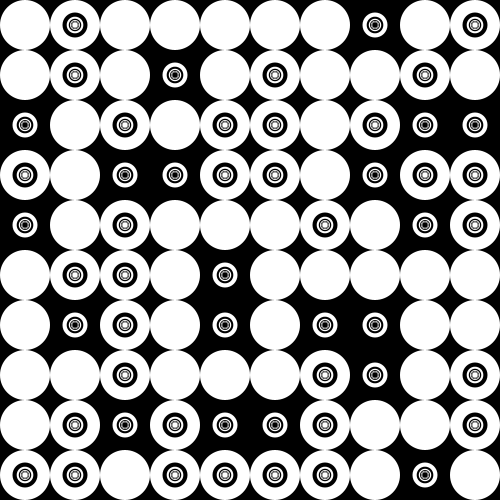
Frame 1 (no input)
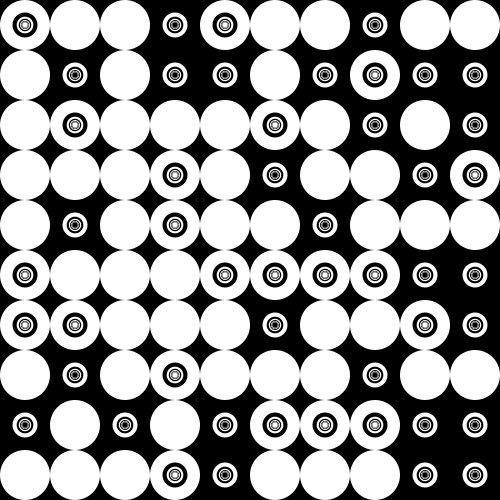
Frame 2 (the mouse pressed at the canvas centre, redrawn once)

The Processing sketch that drew these frames (run headless with seeded random() and noise(); the mouse was pressed at the canvas centre and the sketch redrawn once):

// Processing sketch: gridCirlces
// ── gridCirlces.pde
int numX = 10;
int numY = 10;

float sizeX, sizeY;
Circles circle;
int numCircles;

void setup() {
  size(500, 500);
  numCircles = numX * numY;
  sizeX = width / numX;
  sizeY = height / numY;
  circle = new Circles(sizeX);
  noStroke();
}

void draw() {
  background(0);
  for (int x = 0; x < numX; x++) {
    for (int y = 0; y < numY; y++) {
      circle.create(x*sizeX+sizeX/2, y*sizeY+sizeY/2);
    }
  }
  noLoop();
}

class Circles {
  float x, y, d;
  int black;

  Circles (float d_) {
    d = d_;
    
  }

  void create(float x_, float y_) {
    x = x_;
    y = y_;
    black = int(random(-2, 2));
    for (int i = 0; i < 10; i++) {
      if (black == -1) fill(0);
      else fill(255);
      ellipse(x, y, sizeX/i, sizeY/i);
      black *= -1;
    }
  }
}
